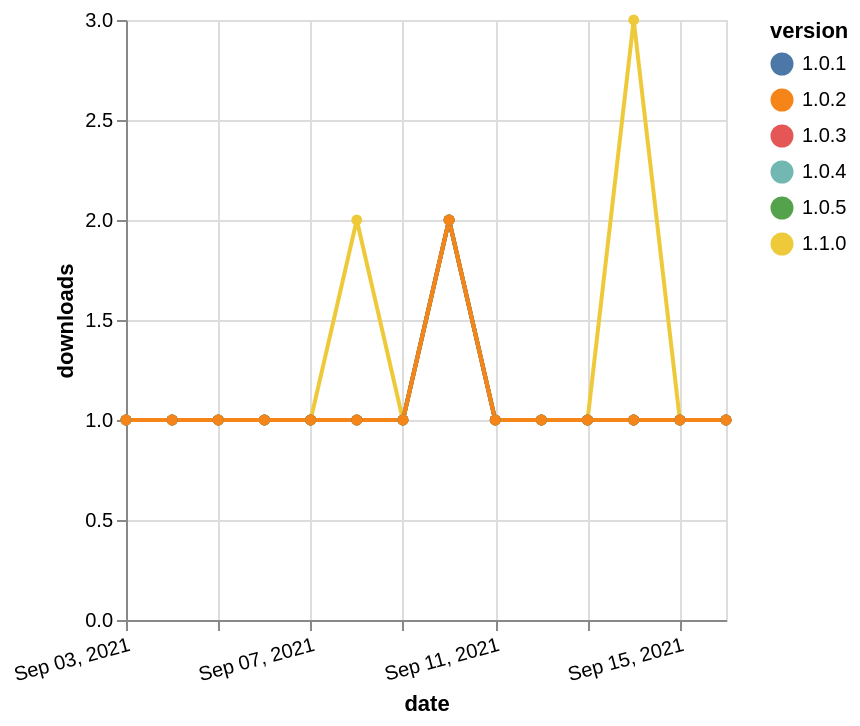

The specification (Vega-Lite) saved for this image:
### Vega-Lite specification from a JSON file in a GitHub repository (floating-point values rounded to 4 significant figures)
{"$schema": "https://vega.github.io/schema/vega-lite/v5.json", "description": "A simple bar chart with embedded data.", "data": {"values": [{"date": "2021-09-03", "total": 137, "delta": 1, "version": "1.0.4"}, {"date": "2021-09-04", "total": 138, "delta": 1, "version": "1.0.4"}, {"date": "2021-09-05", "total": 139, "delta": 1, "version": "1.0.4"}, {"date": "2021-09-06", "total": 140, "delta": 1, "version": "1.0.4"}, {"date": "2021-09-07", "total": 141, "delta": 1, "version": "1.0.4"}, {"date": "2021-09-08", "total": 142, "delta": 1, "version": "1.0.4"}, {"date": "2021-09-09", "total": 143, "delta": 1, "version": "1.0.4"}, {"date": "2021-09-10", "total": 145, "delta": 2, "version": "1.0.4"}, {"date": "2021-09-11", "total": 146, "delta": 1, "version": "1.0.4"}, {"date": "2021-09-12", "total": 147, "delta": 1, "version": "1.0.4"}, {"date": "2021-09-13", "total": 148, "delta": 1, "version": "1.0.4"}, {"date": "2021-09-14", "total": 149, "delta": 1, "version": "1.0.4"}, {"date": "2021-09-15", "total": 150, "delta": 1, "version": "1.0.4"}, {"date": "2021-09-16", "total": 151, "delta": 1, "version": "1.0.4"}, {"date": "2021-09-03", "total": 128, "delta": 1, "version": "1.1.0"}, {"date": "2021-09-04", "total": 129, "delta": 1, "version": "1.1.0"}, {"date": "2021-09-05", "total": 130, "delta": 1, "version": "1.1.0"}, {"date": "2021-09-06", "total": 131, "delta": 1, "version": "1.1.0"}, {"date": "2021-09-07", "total": 132, "delta": 1, "version": "1.1.0"}, {"date": "2021-09-08", "total": 134, "delta": 2, "version": "1.1.0"}, {"date": "2021-09-09", "total": 135, "delta": 1, "version": "1.1.0"}, {"date": "2021-09-10", "total": 137, "delta": 2, "version": "1.1.0"}, {"date": "2021-09-11", "total": 138, "delta": 1, "version": "1.1.0"}, {"date": "2021-09-12", "total": 139, "delta": 1, "version": "1.1.0"}, {"date": "2021-09-13", "total": 140, "delta": 1, "version": "1.1.0"}, {"date": "2021-09-14", "total": 143, "delta": 3, "version": "1.1.0"}, {"date": "2021-09-15", "total": 144, "delta": 1, "version": "1.1.0"}, {"date": "2021-09-16", "total": 145, "delta": 1, "version": "1.1.0"}, {"date": "2021-09-03", "total": 136, "delta": 1, "version": "1.0.1"}, {"date": "2021-09-04", "total": 137, "delta": 1, "version": "1.0.1"}, {"date": "2021-09-05", "total": 138, "delta": 1, "version": "1.0.1"}, {"date": "2021-09-06", "total": 139, "delta": 1, "version": "1.0.1"}, {"date": "2021-09-07", "total": 140, "delta": 1, "version": "1.0.1"}, {"date": "2021-09-08", "total": 141, "delta": 1, "version": "1.0.1"}, {"date": "2021-09-09", "total": 142, "delta": 1, "version": "1.0.1"}, {"date": "2021-09-10", "total": 144, "delta": 2, "version": "1.0.1"}, {"date": "2021-09-11", "total": 145, "delta": 1, "version": "1.0.1"}, {"date": "2021-09-12", "total": 146, "delta": 1, "version": "1.0.1"}, {"date": "2021-09-13", "total": 147, "delta": 1, "version": "1.0.1"}, {"date": "2021-09-14", "total": 148, "delta": 1, "version": "1.0.1"}, {"date": "2021-09-15", "total": 149, "delta": 1, "version": "1.0.1"}, {"date": "2021-09-16", "total": 150, "delta": 1, "version": "1.0.1"}, {"date": "2021-09-03", "total": 132, "delta": 1, "version": "1.0.3"}, {"date": "2021-09-04", "total": 133, "delta": 1, "version": "1.0.3"}, {"date": "2021-09-05", "total": 134, "delta": 1, "version": "1.0.3"}, {"date": "2021-09-06", "total": 135, "delta": 1, "version": "1.0.3"}, {"date": "2021-09-07", "total": 136, "delta": 1, "version": "1.0.3"}, {"date": "2021-09-08", "total": 137, "delta": 1, "version": "1.0.3"}, {"date": "2021-09-09", "total": 138, "delta": 1, "version": "1.0.3"}, {"date": "2021-09-10", "total": 140, "delta": 2, "version": "1.0.3"}, {"date": "2021-09-11", "total": 141, "delta": 1, "version": "1.0.3"}, {"date": "2021-09-12", "total": 142, "delta": 1, "version": "1.0.3"}, {"date": "2021-09-13", "total": 143, "delta": 1, "version": "1.0.3"}, {"date": "2021-09-14", "total": 144, "delta": 1, "version": "1.0.3"}, {"date": "2021-09-15", "total": 145, "delta": 1, "version": "1.0.3"}, {"date": "2021-09-16", "total": 146, "delta": 1, "version": "1.0.3"}, {"date": "2021-09-03", "total": 132, "delta": 1, "version": "1.0.5"}, {"date": "2021-09-04", "total": 133, "delta": 1, "version": "1.0.5"}, {"date": "2021-09-05", "total": 134, "delta": 1, "version": "1.0.5"}, {"date": "2021-09-06", "total": 135, "delta": 1, "version": "1.0.5"}, {"date": "2021-09-07", "total": 136, "delta": 1, "version": "1.0.5"}, {"date": "2021-09-08", "total": 137, "delta": 1, "version": "1.0.5"}, {"date": "2021-09-09", "total": 138, "delta": 1, "version": "1.0.5"}, {"date": "2021-09-10", "total": 140, "delta": 2, "version": "1.0.5"}, {"date": "2021-09-11", "total": 141, "delta": 1, "version": "1.0.5"}, {"date": "2021-09-12", "total": 142, "delta": 1, "version": "1.0.5"}, {"date": "2021-09-13", "total": 143, "delta": 1, "version": "1.0.5"}, {"date": "2021-09-14", "total": 144, "delta": 1, "version": "1.0.5"}, {"date": "2021-09-15", "total": 145, "delta": 1, "version": "1.0.5"}, {"date": "2021-09-16", "total": 146, "delta": 1, "version": "1.0.5"}, {"date": "2021-09-03", "total": 136, "delta": 1, "version": "1.0.2"}, {"date": "2021-09-04", "total": 137, "delta": 1, "version": "1.0.2"}, {"date": "2021-09-05", "total": 138, "delta": 1, "version": "1.0.2"}, {"date": "2021-09-06", "total": 139, "delta": 1, "version": "1.0.2"}, {"date": "2021-09-07", "total": 140, "delta": 1, "version": "1.0.2"}, {"date": "2021-09-08", "total": 141, "delta": 1, "version": "1.0.2"}, {"date": "2021-09-09", "total": 142, "delta": 1, "version": "1.0.2"}, {"date": "2021-09-10", "total": 144, "delta": 2, "version": "1.0.2"}, {"date": "2021-09-11", "total": 145, "delta": 1, "version": "1.0.2"}, {"date": "2021-09-12", "total": 146, "delta": 1, "version": "1.0.2"}, {"date": "2021-09-13", "total": 147, "delta": 1, "version": "1.0.2"}, {"date": "2021-09-14", "total": 148, "delta": 1, "version": "1.0.2"}, {"date": "2021-09-15", "total": 149, "delta": 1, "version": "1.0.2"}, {"date": "2021-09-16", "total": 150, "delta": 1, "version": "1.0.2"}]}, "width": "container", "mark": {"type": "line", "point": {"filled": true}}, "encoding": {"x": {"field": "date", "type": "temporal", "timeUnit": "yearmonthdate", "title": "date", "axis": {"labelAngle": -15}}, "y": {"field": "delta", "type": "quantitative", "title": "downloads"}, "color": {"field": "version", "type": "nominal"}, "tooltip": {"field": "delta"}}}
